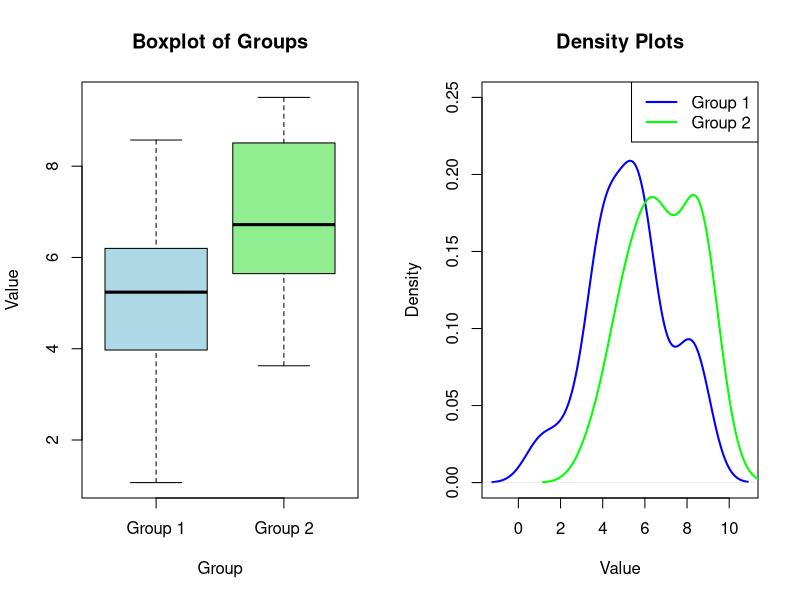

Write the R code that produced this figure.
# Lab 19: Conduct Non-Parametric Tests

# Generate sample data
set.seed(123)
group1 <- rnorm(20, mean = 5, sd = 2)
group2 <- rnorm(20, mean = 7, sd = 2)

# Perform Wilcoxon rank-sum test (Mann-Whitney U test)
wilcox_test_result <- wilcox.test(group1, group2, exact = FALSE)

# Output
cat("Wilcoxon Rank-Sum Test Result:\n")
print(wilcox_test_result)

# Graphical Output
par(mfrow = c(1, 2))

# Boxplot of groups
boxplot(group1, group2, names = c("Group 1", "Group 2"), 
        col = c("lightblue", "lightgreen"), main = "Boxplot of Groups", 
        xlab = "Group", ylab = "Value")

# Density plots of groups
plot(density(group1), col = "blue", lwd = 2, main = "Density Plots", 
     xlab = "Value", ylim = c(0, 0.25))
lines(density(group2), col = "green", lwd = 2)
legend("topright", legend = c("Group 1", "Group 2"), col = c("blue", "green"), lwd = 2)
